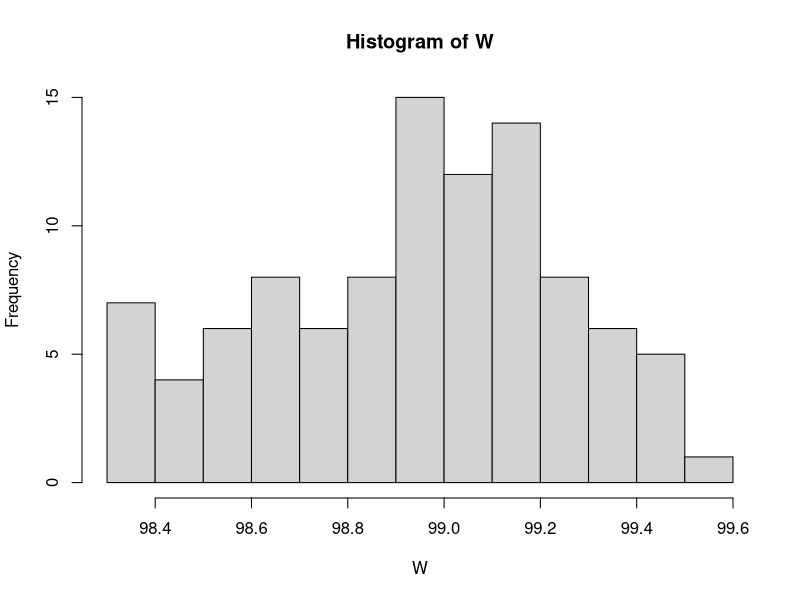

This chart was generated by the following R code:
#Code Describing ideas of Point Estimator and Confidence Interval
u=0
W=integer(length=100)
for(l in 1:100)
{
  k<-0
  for(i in 1:1000)  
  {  
    n<-100                              #Sample Size
    x<-rnorm(n, mean = 0, sd = 1)       #Sample from Gaussian Distribution
    mn<-mean(x)                         #Value of Test Statistic for mean Estimation
    #print(mn)
    confidence<-0.99                    #confidence interval
    a<-qnorm((confidence+1)/2,0,1)      #The corresponding value at the particular level of confidence.      
    if(mn>-1*(a/sqrt(n)) && mn<a/sqrt(n))#If the value of the test statistic lie within the range determined by confidence interval.    
    {
      k<-k+1
    }
  }
  u=u+k
  #print(k)
  W[l]=(k*100/1000)
}
print(u/1000)   #The probability that test statistic lie within the 99% confidence interval, is simply 99%.
hist(W,breaks=10)  #The central limit theoam.
